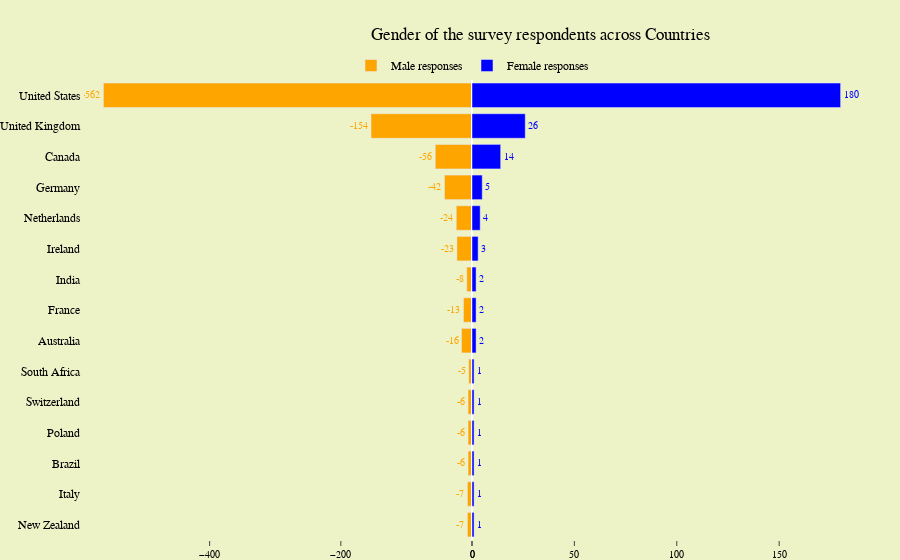

The cell this chart's notebook holds for it:
### Code cell
fig = make_subplots(rows=1, cols=2,
                    specs=[[{}, {}]],
                    shared_yaxes=True,
                    horizontal_spacing=0)

fig.append_trace(go.Bar(
                 y = male_country.Country,
                 x = male_country['count'],
                 text = male_country['count'],
                 textfont = dict(size = 10, color = 'Orange'),
                 textposition = 'outside',
                 name = 'Male responses',
                 marker_color='Orange',
                 orientation = 'h'),
                 row=1, col=1)

fig.append_trace(go.Bar(
                 y = male_country.Country,
                 x = female_country['count'],
                 text = female_country['count'],
                 textfont = dict(size = 10, color = 'Blue'),
                 textposition = 'outside',
                 name = 'Female responses',
                 marker_color='Blue',
                 orientation = 'h'),
                 row=1, col=2)


fig.update_xaxes(
        tickfont = dict(size=10),
        tickmode = 'array',
        ticklen = 5,
        showline = False,
        showgrid = False,
        ticks = 'outside')

fig.update_yaxes(showgrid=False,
                 categoryorder='total ascending',
                 ticksuffix=' ',
                 showline=False)

fig.update_layout(
                  font_family   = 'bold',
                  title         = dict(text = 'Gender of the survey respondents across Countries', x = 0.6),
                  margin        = dict(t=80, b=0, l=70, r=40),
                  hovermode     = "y unified",
                  plot_bgcolor  = '#edf2c7',
                  paper_bgcolor = '#edf2c7',
                  font          = dict(color='black'),
                  legend        = dict(orientation="h",
                                       yanchor="bottom", y=1,
                                       xanchor="center", x=0.5),
                  hoverlabel    = dict(bgcolor="#edf2c7", font_size=10, 
                                      font_family="bold"))


fig.show()

### Figure 1 — Plotly figure (JSON) as saved in the notebook; plotly's stock layout.template omitted (floating-point values rounded to 4 significant figures)
{"data": [{"marker": {"color": "Orange"}, "name": "Male responses", "orientation": "h", "text": [-562, -154, -56, -42, -24, -23, -16, -13, -8, -7, -7, -6, -6, -6, -5], "textfont": {"color": "Orange", "size": 10}, "textposition": "outside", "type": "bar", "x": [-562, -154, -56, -42, -24, -23, -16, -13, -8, -7, -7, -6, -6, -6, -5], "xaxis": "x", "y": ["United States", "United Kingdom", "Canada", "Germany", "Netherlands", "Ireland", "Australia", "France", "India", "New Zealand", "Italy", "Brazil", "Poland", "Switzerland", "South Africa"], "yaxis": "y"}, {"marker": {"color": "Blue"}, "name": "Female responses", "orientation": "h", "text": [180, 26, 14, 5, 4, 3, 2, 2, 2, 1, 1, 1, 1, 1, 1], "textfont": {"color": "Blue", "size": 10}, "textposition": "outside", "type": "bar", "x": [180, 26, 14, 5, 4, 3, 2, 2, 2, 1, 1, 1, 1, 1, 1], "xaxis": "x2", "y": ["United States", "United Kingdom", "Canada", "Germany", "Netherlands", "Ireland", "Australia", "France", "India", "New Zealand", "Italy", "Brazil", "Poland", "Switzerland", "South Africa"], "yaxis": "y2"}], "layout": {"font": {"color": "black", "family": "bold"}, "hoverlabel": {"bgcolor": "#edf2c7", "font": {"family": "bold", "size": 10}}, "hovermode": "y unified", "legend": {"orientation": "h", "x": 0.5, "xanchor": "center", "y": 1, "yanchor": "bottom"}, "margin": {"b": 0, "l": 70, "r": 40, "t": 80}, "paper_bgcolor": "#edf2c7", "plot_bgcolor": "#edf2c7", "title": {"text": "Gender of the survey respondents across Countries", "x": 0.6}, "xaxis": {"anchor": "y", "domain": [0, 0.5], "showgrid": false, "showline": false, "tickfont": {"size": 10}, "ticklen": 5, "tickmode": "array", "ticks": "outside"}, "xaxis2": {"anchor": "y2", "domain": [0.5, 1], "showgrid": false, "showline": false, "tickfont": {"size": 10}, "ticklen": 5, "tickmode": "array", "ticks": "outside"}, "yaxis": {"anchor": "x", "categoryorder": "total ascending", "domain": [0, 1], "showgrid": false, "showline": false, "ticksuffix": " "}, "yaxis2": {"anchor": "x2", "categoryorder": "total ascending", "domain": [0, 1], "matches": "y", "showgrid": false, "showline": false, "showticklabels": false, "ticksuffix": " "}}}
